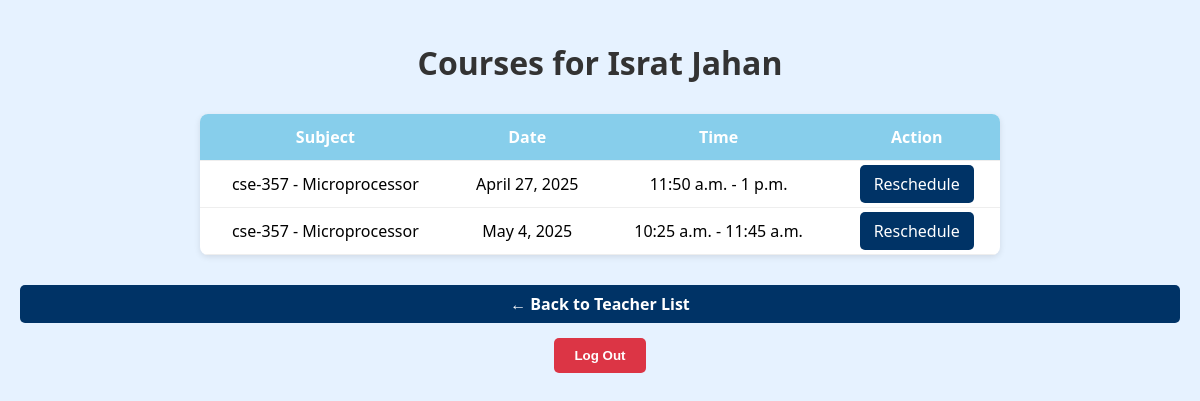
Page /teachers/2/ on the committed database.
### teachers/models.py (models this page shows, shortened)
class Teacher(models.Model):
    user = models.OneToOneField(User, on_delete=models.CASCADE)
    name = models.CharField(max_length=100)
    email = models.EmailField(unique=True)
    designation = models.CharField(max_length=50)
    department = models.CharField(max_length=100, default="CSE")

class ClassSchedule(models.Model):
    teacher = models.ForeignKey(Teacher, on_delete=models.CASCADE)
    subject = models.CharField(max_length=100)
    date = models.DateField()
    start_time = models.TimeField()
    end_time = models.TimeField()

### teachers/views.py (the view)
# urls.py: path('<int:teacher_id>/', views.teacher_detail, name='teacher_detail'),  # Teacher details
def teacher_detail(request, teacher_id):
    teacher = get_object_or_404(Teacher, id=teacher_id)
    schedules = ClassSchedule.objects.filter(teacher=teacher)
    return render(request, 'teachers/teacher_detail.html', {'teacher': teacher, 'schedules': schedules})

### templates/teachers/teacher_detail.html (shortened to what this page needs)
<!DOCTYPE html>
<html lang="en">
<head>
</head>
<body>
    <h1>Courses for {{ teacher.name }}</h1>
    <table>
        <thead>
            <tr>
                <th>Subject</th>
                <th>Date</th>
                <th>Time</th>
                <th>Action</th>
            </tr>
        </thead>
        <tbody>
            {% for schedule in schedules %}
                <tr>
                    <td>{{ schedule.subject }}</td>
                    <td>{{ schedule.date }}</td>
                    <td>{{ schedule.start_time }} - {{ schedule.end_time }}</td>
                    <td><a href="{% url 'reschedule_class' schedule.id %}">Reschedule</a></td>
                </tr>
            {% empty %}
                <tr>
                    <td colspan="4">No courses available for this teacher.</td>
                </tr>
            {% endfor %}
        </tbody>
    </table>
    <a class="back-link" href="{% url 'teacher_list' %}">← Back to Teacher List</a>
    <form action="{% url 'logout' %}" method="post" class="logout-form">
        <button type="submit">Log Out</button>
    </form>
</body>
</html>

### templates/teachers/teacher_detail.html (style rules this page uses)
body { font-family: 'Segoe UI', Tahoma, Geneva, Verdana, sans-serif; background-color: #e6f2ff; margin: 0; padding: 20px; }
h1 { text-align: center; color: #333; margin-bottom: 30px; }
table { width: 90%; max-width: 800px; margin: 0 auto 30px auto; border-collapse: collapse; background-color: white; box-shadow: 0 2px 6px rgba(0, 0, 0, 0.1); border-radius: 8px; overflow: hidden; }
th, td { padding: 12px 15px; text-align: center; border-bottom: 1px solid #eee; }
th { background-color: #87CEEB; color: white; font-weight: bold; }
a { text-decoration: none; background-color: #003366; color: white; padding: 8px 14px; border-radius: 5px; transition: background-color 0.3s; }
.back-link { display: block; text-align: center; margin-top: 20px; text-decoration: none; color: white; font-weight: bold; font-size: 16px; transition: color 0.3s; }
.logout-form { text-align: center; margin-top: 15px; }
.logout-form button { background-color: #dc3545; color: white; padding: 10px 20px; border: none; border-radius: 5px; font-weight: bold; cursor: pointer; transition: background-color 0.3s; }

### rows in the picture
Teacher: name "Israt Jahan"
ClassSchedule: subject "cse-357 - Microprocessor", date "April 27, 2025", start_time "11:50 a.m.", end_time "1 p.m."
ClassSchedule: subject "cse-357 - Microprocessor", date "May 4, 2025", start_time "10:25 a.m.", end_time "11:45 a.m."
